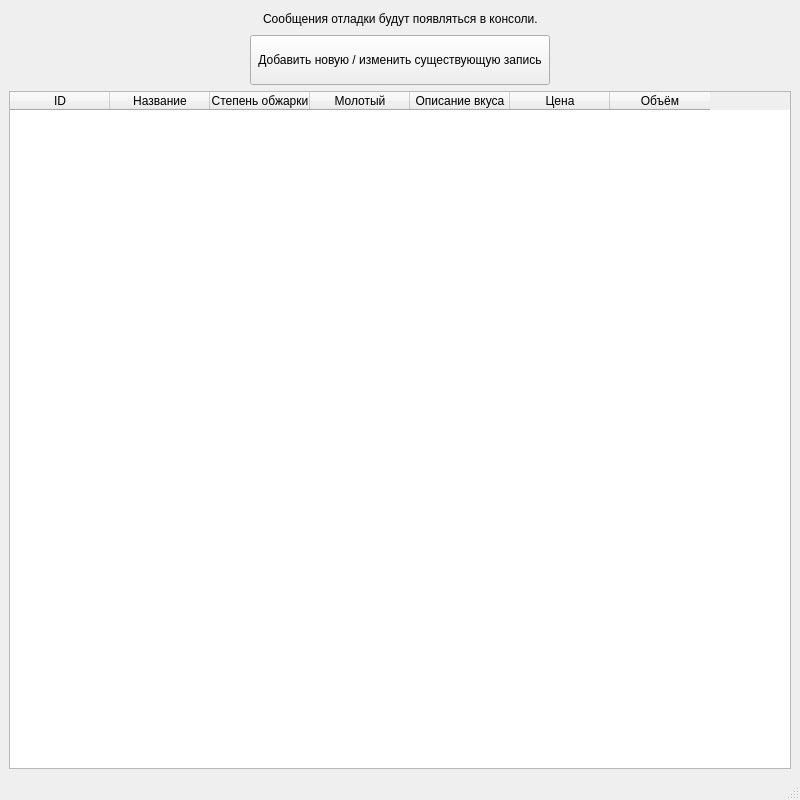
<?xml version="1.0" encoding="UTF-8"?>
<ui version="4.0">
 <class>MainWindow</class>
 <widget class="QMainWindow" name="MainWindow">
  <property name="geometry">
   <rect>
    <x>0</x>
    <y>0</y>
    <width>800</width>
    <height>800</height>
   </rect>
  </property>
  <property name="windowTitle">
   <string>Кофе</string>
  </property>
  <widget class="QWidget" name="centralwidget">
   <layout class="QVBoxLayout" name="verticalLayout_2">
    <item>
     <layout class="QHBoxLayout" name="horizontalLayout_2">
      <item>
       <spacer name="horizontalSpacer_3">
        <property name="orientation">
         <enum>Qt::Horizontal</enum>
        </property>
        <property name="sizeHint" stdset="0">
         <size>
          <width>40</width>
          <height>20</height>
         </size>
        </property>
       </spacer>
      </item>
      <item>
       <widget class="QLabel" name="label">
        <property name="text">
         <string>Сообщения отладки будут появляться в консоли.</string>
        </property>
       </widget>
      </item>
      <item>
       <spacer name="horizontalSpacer_4">
        <property name="orientation">
         <enum>Qt::Horizontal</enum>
        </property>
        <property name="sizeHint" stdset="0">
         <size>
          <width>40</width>
          <height>20</height>
         </size>
        </property>
       </spacer>
      </item>
     </layout>
    </item>
    <item>
     <layout class="QVBoxLayout" name="verticalLayout">
      <item>
       <layout class="QHBoxLayout" name="horizontalLayout">
        <item>
         <spacer name="horizontalSpacer_2">
          <property name="orientation">
           <enum>Qt::Horizontal</enum>
          </property>
          <property name="sizeHint" stdset="0">
           <size>
            <width>40</width>
            <height>20</height>
           </size>
          </property>
         </spacer>
        </item>
        <item>
         <widget class="QPushButton" name="addOrEditButton">
          <property name="minimumSize">
           <size>
            <width>300</width>
            <height>50</height>
           </size>
          </property>
          <property name="text">
           <string>Добавить новую / изменить существующую запись</string>
          </property>
         </widget>
        </item>
        <item>
         <spacer name="horizontalSpacer">
          <property name="orientation">
           <enum>Qt::Horizontal</enum>
          </property>
          <property name="sizeHint" stdset="0">
           <size>
            <width>40</width>
            <height>20</height>
           </size>
          </property>
         </spacer>
        </item>
       </layout>
      </item>
     </layout>
    </item>
    <item>
     <widget class="QTableWidget" name="coffeeTable">
      <column>
       <property name="text">
        <string>ID</string>
       </property>
      </column>
      <column>
       <property name="text">
        <string>Название</string>
       </property>
      </column>
      <column>
       <property name="text">
        <string>Степень обжарки</string>
       </property>
      </column>
      <column>
       <property name="text">
        <string>Молотый</string>
       </property>
      </column>
      <column>
       <property name="text">
        <string>Описание вкуса</string>
       </property>
      </column>
      <column>
       <property name="text">
        <string>Цена</string>
       </property>
      </column>
      <column>
       <property name="text">
        <string>Объём</string>
       </property>
      </column>
     </widget>
    </item>
   </layout>
  </widget>
  <widget class="QMenuBar" name="menubar">
   <property name="geometry">
    <rect>
     <x>0</x>
     <y>0</y>
     <width>800</width>
     <height>21</height>
    </rect>
   </property>
  </widget>
  <widget class="QStatusBar" name="statusbar"/>
 </widget>
 <resources/>
 <connections/>
</ui>
